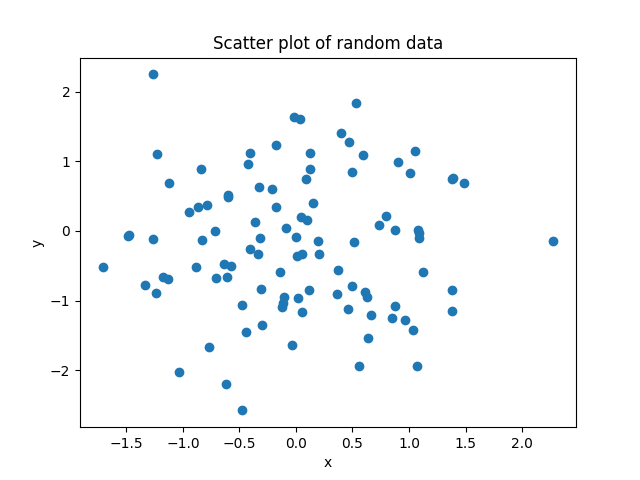

This chart was generated by the following Python code:
import matplotlib.pyplot as plt
import numpy as np

x = np.random.randn(100)
y = np.random.randn(100)

plt.scatter(x, y)
plt.xlabel('x')
plt.ylabel('y')
plt.title('Scatter plot of random data')
plt.show()
